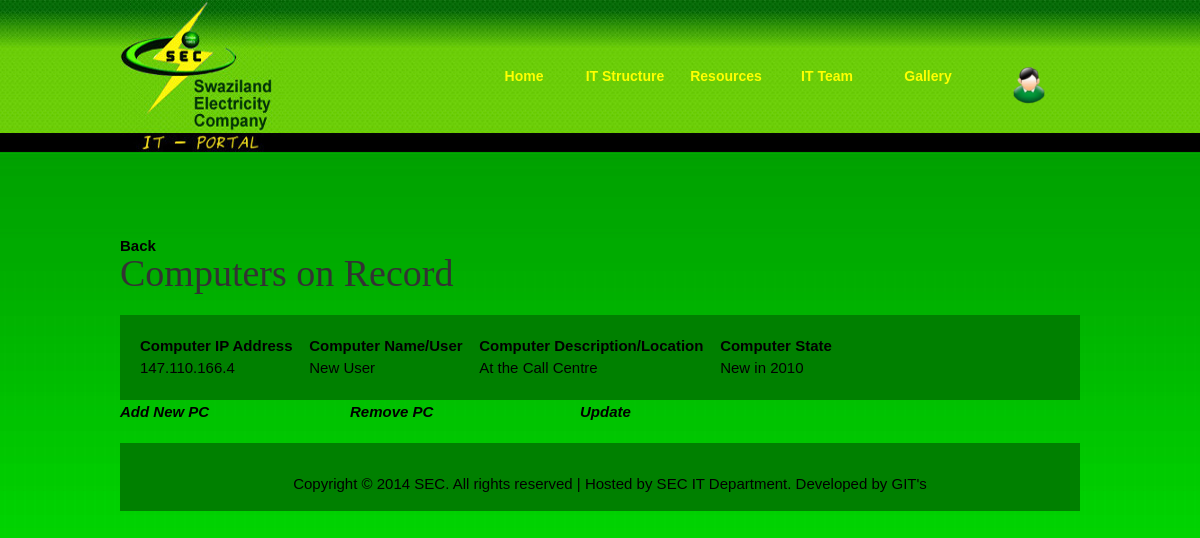
The app's page /php/all_matata.php (signed in) with its own data.
### tables this page shows
CREATE TABLE `computers` (
  `pc_id` int(11) NOT NULL AUTO_INCREMENT,
  `pc_user` varchar(255) NOT NULL,
  `pc_ip` varchar(255) NOT NULL,
  `pc_subnet` varchar(20) NOT NULL,
  `pc_desc` text,
  `pc_state` text,
  PRIMARY KEY (`pc_id`)
);

### php/all_matata.php (the view, shortened to what this page needs)
<?php
include '../includes/header.php';
require '../includes/connect.php';
?>
    <div id="part_2">
    <a href="all_subnets_net.php">Back</a>
      <h2>Computers on Record</h2>
       <div class="col_w1024">
           <div class="fp_service_box fp_c1">
     		<table cellspacing="20">
 		<?php
		  $result = mysql_query("SELECT pc_user, pc_ip, pc_desc, pc_state FROM computers WHERE pc_subnet = '147.110.166.0'");
		  echo "<table>";
		  echo "<tr>";
		  echo "<td><strong>Computer IP Address &nbsp&nbsp&nbsp</strong></td>";
		  echo "<td><strong>Computer Name/User &nbsp&nbsp&nbsp</strong></td>";
		  echo "<td><strong>Computer Description/Location &nbsp&nbsp&nbsp</strong></td>";
		  echo "<td><strong>Computer State &nbsp&nbsp&nbsp</strong></td>";
		  echo "</tr>";
                  while ($row = mysql_fetch_assoc($result)) {
                  extract($row);
			echo "<tr>";
			echo "<td>".$row['pc_ip']."</a></td>";
			echo "<td>".$row['pc_user']."</td>";
			echo "<td>".$row['pc_desc']."</td>";
			echo "<td>".$row['pc_state']."</td>";
			echo "</tr>";
		  }
		  echo "</table>";
                ?>
	    	</table>
	  </div>
	<article class="cols">
	<p><a href="../php/add_pc.php"><i>Add New PC</i></a></p>
	</article>
	<article class="cols">
	<p><a href="../php/remove_pc.php"><i>Remove PC</i></a></p>
	</article>
	<article class="cols">
	<p><a href='../php/update_net1.php'><i>Update</i></a></p>
	</article>
	</div>
    </div>
<?php include '../includes/footer.php' ?>

### css/templatemo_style.css (style rules this page uses)
body { margin: 0; padding: 0; color: #000000; font-family: Tahoma, Geneva, sans-serif; font-size: 15px; line-height: 1.5em; background-color: #01df00; background-repeat: repeat-x; background-position: top; background-image: url(../images/Backbg4.jpg) }
a, a:link, a:visited { color: #000; font-weight: bold; text-decoration: none }
p { margin: 0 0 10px 0; padding: 0; }
h1, h2, h3, h4, h5, h6 { color: #333; font-weight: normal; font-family: Georgia, "Times New Roman", Times, serif; }
h2 { font-size: 38px; margin: 0 0 25px; padding: 5px 0; }
#part_2 { clear: both; width: 960px; padding: 60px 0 20px; }
.fp_service_box { padding: 20px; margin-bottom: 1px }
.fp_service_box table { padding: 0px }
.fp_c1 { background: green }

### css/layout.css (style rules this page uses)
.col1, .col2, .col3, .cols { float:left }
.cols { width:230px }

### css/style.css (style rules this page uses)
article, aside, audio, canvas, command, datalist, details, embed, figcaption, figure, footer, header, hgroup, keygen, meter, nav, output, progress, section, source, video { display:block }
body, html { height:100% }
a { color:#558f0b; text-decoration:underline; outline:none }
p { padding-bottom:20px }

### records on screen
computers: pc_ip "147.110.166.4", pc_user "New User", pc_desc "At the Call Centre", pc_state "New in 2010"
